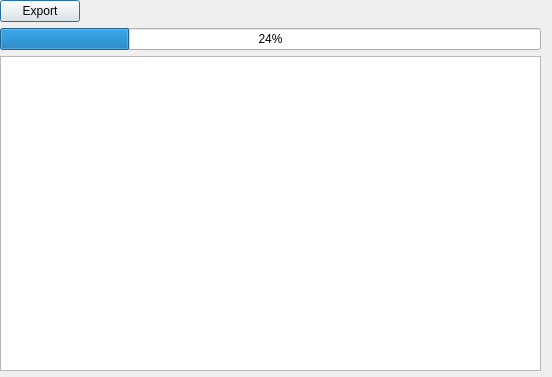
<?xml version="1.0" encoding="UTF-8"?>
<ui version="4.0">
 <class>IcvDataTable</class>
 <widget class="QDialog" name="IcvDataTable">
  <property name="geometry">
   <rect>
    <x>0</x>
    <y>0</y>
    <width>552</width>
    <height>377</height>
   </rect>
  </property>
  <property name="windowTitle">
   <string>Dialog</string>
  </property>
  <widget class="QWidget" name="verticalLayoutWidget">
   <property name="geometry">
    <rect>
     <x>0</x>
     <y>0</y>
     <width>541</width>
     <height>371</height>
    </rect>
   </property>
   <layout class="QVBoxLayout" name="verticalLayout">
    <item>
     <layout class="QHBoxLayout" name="horizontalLayout">
      <item>
       <widget class="QPushButton" name="pushButton_2">
        <property name="text">
         <string>Export</string>
        </property>
       </widget>
      </item>
      <item>
       <spacer name="horizontalSpacer">
        <property name="orientation">
         <enum>Qt::Horizontal</enum>
        </property>
        <property name="sizeHint" stdset="0">
         <size>
          <width>40</width>
          <height>20</height>
         </size>
        </property>
       </spacer>
      </item>
     </layout>
    </item>
    <item>
     <widget class="QProgressBar" name="progressBar">
      <property name="value">
       <number>24</number>
      </property>
     </widget>
    </item>
    <item>
     <widget class="QTableView" name="tableView"/>
    </item>
   </layout>
  </widget>
 </widget>
 <resources/>
 <connections/>
</ui>
